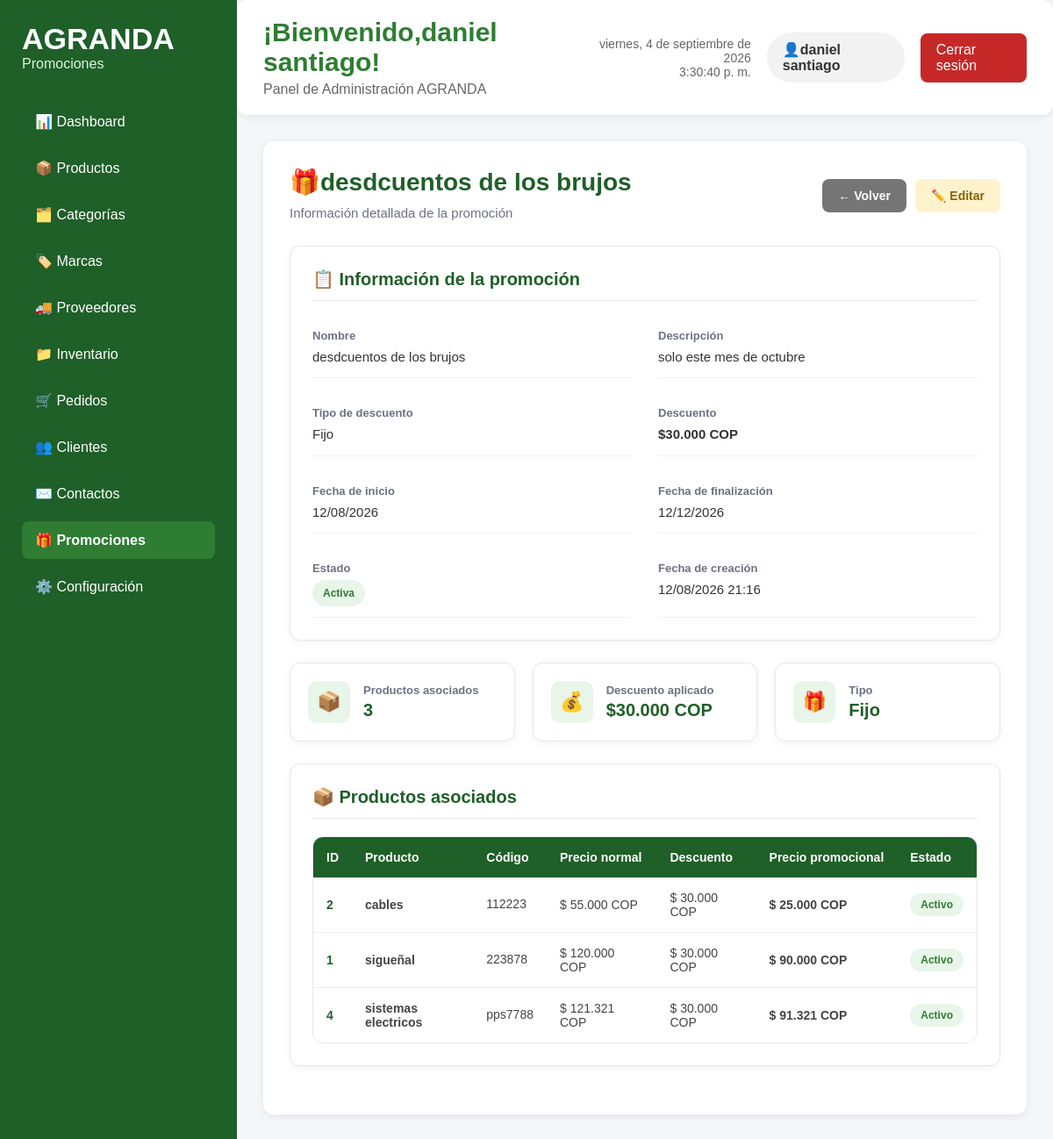
/admin/promociones/ver_promocion.php?id=3 (signed in), run on the app's committed database.
### tables this page shows
CREATE TABLE `promociones` (
  `id_promocion` int(11) NOT NULL,
  `nombre` varchar(100) NOT NULL,
  `descripcion` text DEFAULT NULL,
  `tipo` enum('Porcentaje','Fijo') NOT NULL,
  `valor_descuento` decimal(10,2) NOT NULL,
  `fecha_inicio` date NOT NULL,
  `fecha_fin` date NOT NULL,
  `estado` tinyint(1) DEFAULT 1,
  `fecha_creacion` timestamp NOT NULL DEFAULT current_timestamp()
);

CREATE TABLE `productos` (
  `id_producto` int(11) NOT NULL,
  `id_categoria` int(11) NOT NULL,
  `id_marca` int(11) DEFAULT NULL,
  `nombre` varchar(150) NOT NULL,
  `descripcion` text DEFAULT NULL,
  `codigo_producto` varchar(50) NOT NULL,
  `precio` decimal(10,2) NOT NULL,
  `peso` decimal(8,2) DEFAULT NULL,
  `estado` tinyint(1) DEFAULT 1,
  `destacado` tinyint(1) DEFAULT 0,
  `fecha_creacion` timestamp NOT NULL DEFAULT current_timestamp(),
  `fecha_actualizacion` timestamp NOT NULL DEFAULT current_timestamp() ON UPDATE current_timestamp()
);

### admin/promociones/ver_promocion.php (the view, shortened to what the rows shown need)
<?php
require_once("../../config/conexion.php");
$id_promocion = intval($_GET["id"] ?? 0);
$sql_promocion = "SELECT
                    id_promocion,
                    nombre,
                    descripcion,
                    tipo,
                    valor_descuento,
                    fecha_inicio,
                    fecha_fin,
                    estado,
                    fecha_creacion
                  FROM promociones
                  WHERE id_promocion = ?";
$stmt_promocion = $conexion->prepare($sql_promocion);
$stmt_promocion->bind_param("i", $id_promocion);
$stmt_promocion->execute();
$resultado_promocion = $stmt_promocion->get_result();
$promocion = $resultado_promocion->fetch_assoc();
$sql_productos = "SELECT
                    p.id_producto,
                    p.nombre,
                    p.codigo_producto,
                    p.precio,
                    p.estado
                  FROM promocion_producto pp
                  INNER JOIN productos p
                  ON pp.id_producto = p.id_producto
                  WHERE pp.id_promocion = ?
                  ORDER BY p.nombre ASC";
$stmt_productos = $conexion->prepare($sql_productos);
$stmt_productos->bind_param("i", $id_promocion);
$stmt_productos->execute();
$resultado_productos = $stmt_productos->get_result();
if ($promocion["tipo"] === "Porcentaje") {
    $descuento = number_format(
        $promocion["valor_descuento"],
        0,
        ",",
        "."
    ) . "%";
} else {
    $descuento = "$" . number_format(
        $promocion["valor_descuento"],
        0,
        ",",
        "."
    ) . " COP";
}
?>
<!DOCTYPE html>
<html lang="es">
<head>
    <link rel="stylesheet" href="promociones.css">
</head>
<body>
<div class="contenedor-dashboard">
    <aside class="menu-lateral">
        <div class="logo-panel">
            <h1>AGRANDA</h1>
        </div>
    </aside>
    <main class="contenido">
        <header class="encabezado">
            <div class="titulo-panel">
                <h2>¡Bienvenido,<?php echo htmlspecialchars($_SESSION["nombre"]);?>!</h2>
            </div>
        </header>
        <section class="resumen">
            <div class="encabezado-promociones">
                <div>
                    <h2>🎁<?php echo htmlspecialchars($promocion["nombre"]);?></h2>
                    <p>Información detallada de la promoción</p>
                </div>
            </div>
            <div class="tarjeta-detalle">
                <div class="datos-cliente">
                    <div class="dato">
                        <span class="dato-titulo">Nombre</span>
                        <span class="dato-valor">
                            <?php
                            echo htmlspecialchars(
                                $promocion["nombre"]
                            );
                            ?>
                        </span>
                    </div>
                    <div class="dato">
                        <span class="dato-titulo">Descripción</span>
                        <span class="dato-valor">
                            <?php
                            echo !empty(
                                $promocion["descripcion"]
                            )
                                ? htmlspecialchars(
                                    $promocion["descripcion"]
                                )
                                : "Sin descripción";
                            ?>
                        </span>
                    </div>
                    <div class="dato">
                        <span class="dato-titulo">Tipo de descuento</span>
                        <span class="dato-valor">
                            <?php
                            echo htmlspecialchars(
                                $promocion["tipo"]
                            );
                            ?>
                        </span>
                    </div>
                    <div class="dato">
                        <span class="dato-valor">
                            <strong>
                                <?php echo $descuento; ?>
                            </strong>
                        </span>
                    </div>
                    <div class="dato">
                        <span class="dato-titulo">Fecha de inicio</span>
                        <span class="dato-valor">
                            <?php
                            echo date(
                                "d/m/Y",
                                strtotime(
                                    $promocion["fecha_inicio"]
                                )
                            );
                            ?>
                        </span>
                    </div>
                    <div class="dato">
                        <span class="dato-titulo">Fecha de finalización</span>
                        <span class="dato-valor">
                            <?php
                            echo date(
                                "d/m/Y",
                                strtotime(
                                    $promocion["fecha_fin"]
                                )
                            );
                            ?>
                        </span>
                    </div>
                    <div class="dato">
                        <span class="dato-titulo">Fecha de creación</span>
                        <span class="dato-valor">
                            <?php
                            echo date(
                                "d/m/Y H:i",
                                strtotime(
                                    $promocion["fecha_creacion"]
                                )
                            );
                            ?>
                        </span>
                    </div>
                </div>
            </div>
            <div class="tarjetas-estadisticas">
                <div class="estadistica">
                    <div>
                        <span class="estadistica-titulo">Descuento aplicado</span>
                        <strong><?php echo $descuento; ?></strong>
                    </div>
                </div>
                <div class="estadistica">
                    <div>
                        <span class="estadistica-titulo">Tipo</span>
                        <strong>
                            <?php
                            echo htmlspecialchars(
                                $promocion["tipo"]
                            );
                            ?>
                        </strong>
                    </div>
                </div>
            </div>
            <div class="tarjeta-detalle">
                <?php if ($resultado_productos->num_rows > 0): ?>
                    <div class="contenedor-tabla">
                        <table class="tabla-promociones">
                            <thead>
                                <tr>
                                    <th>ID</th>
                                    <th>Producto</th>
                                    <th>Código</th>
                                    <th>Precio normal</th>
                                    <th>Descuento</th>
                                    <th>Precio promocional</th>
                                    <th>Estado</th>
                                </tr>
                            </thead>
                            <tbody>
                            <?php while (
                                $producto =
                                $resultado_productos->fetch_assoc()
                            ): ?>
                            <?php
                                $precio_normal = (float) $producto["precio"];
                                if ($promocion["tipo"] === "Porcentaje") {
                                    $valor_descuento_producto =
                                        $precio_normal *
                                        ((float) $promocion["valor_descuento"] / 100);
                                } else {
                                    $valor_descuento_producto =
                                        (float) $promocion["valor_descuento"];
                                }
                                $precio_promocional =
                                    $precio_normal - $valor_descuento_producto;
                                ?>
                                <tr>
                                    <td>
                                        <?php
                                        echo $producto["id_producto"];
                                        ?>
                                    </td>
                                    <td>
                                        <strong>
                                            <?php
                                            echo htmlspecialchars(
                                                $producto["nombre"]
                                            );
                                            ?>
                                        </strong>
                                    </td>
                                    <td>
                                        <?php
                                        echo htmlspecialchars(
                                            $producto["codigo_producto"]
                                        );
                                        ?>
                                    </td>
                                    <td>
                                        $
                                        <?php
                                        echo number_format(
                                            $precio_normal,
                                            0,
                                            ",",
                                            "."
                                        );
                                        ?>
                                        COP
                                    </td>
                                    <td>
                                        <?php if ($promocion["tipo"] === "Porcentaje"): ?>
                                            <?php
                                            echo number_format(
                                                $promocion["valor_descuento"],
                                                0,
                                                ",",
                                                "."
                                            );
                                            ?>%
                                        <?php else: ?>
                                            $
                                            <?php
                                            echo number_format(
                                                $valor_descuento_producto,
                                                0,
                                                ",",
                                                "."
                                            );
                                            ?>
                                            COP
                                        <?php endif; ?>
                                    </td>
                                    <td>
                                        <strong>
                                            $
                                            <?php
                                            echo number_format(
                                                $precio_promocional,
                                                0,
                                                ",",
                                                "."
                                            );
                                            ?>
                                            COP
                                        </strong>
                                    </td>
                                    <td>
                                        <?php if ($producto["estado"]): ?>
                                            <span class="estado-activo">Activo</span>
                                        <?php else: ?>
                                            <span class="estado-inactivo">Inactivo</span>
                                        <?php endif; ?>
                                    </td>
                                </tr>
                            <?php endwhile; ?>
                            </tbody>
                        </table>
                    </div>
                <?php else: ?>
                    <p class="sin-promociones">Esta promoción no tiene productos asociados.</p>
                <?php endif; ?>
            </div>
        </section>
    </main>
</div>
</body>
</html>

### data on the page
promociones: nombre "desdcuentos de los brujos", descripcion "solo este mes de octubre", tipo "Fijo", valor_descuento "$30.000 COP", fecha_inicio "12/08/2026", fecha_fin "12/12/2026", fecha_creacion "12/08/2026 21:16", valor_descuento "30.000"
productos: id_producto "2", nombre "cables", codigo_producto "112223", precio "55.000", precio.valor_descuento "25.000", estado "Activo"
productos: id_producto "1", nombre "sigueñal", codigo_producto "223878", precio "120.000", precio.valor_descuento "90.000", estado "Activo"
productos: id_producto "4", nombre "sistemas electricos", codigo_producto "pps7788", precio "121.321", precio.valor_descuento "91.321", estado "Activo"

### other printed values
$_SESSION["nombre"] "daniel santiago"
$cantidad_productos "3"
